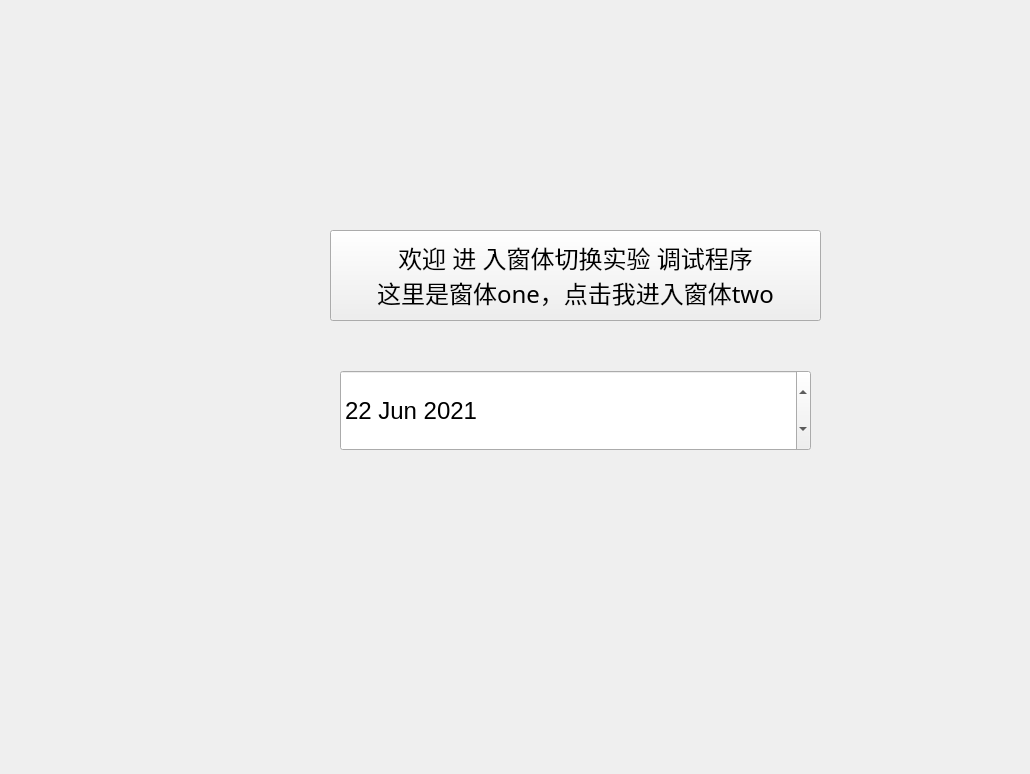
<?xml version="1.0" encoding="UTF-8"?>
<ui version="4.0">
 <class>Form</class>
 <widget class="QWidget" name="Form">
  <property name="geometry">
   <rect>
    <x>0</x>
    <y>0</y>
    <width>1030</width>
    <height>774</height>
   </rect>
  </property>
  <property name="font">
   <font>
    <family>黑体</family>
    <pointsize>18</pointsize>
   </font>
  </property>
  <property name="windowTitle">
   <string>Form</string>
  </property>
  <property name="styleSheet">
   <string notr="true">border-top-color: rgb(0, 255, 255);</string>
  </property>
  <widget class="QDateEdit" name="dateEdit">
   <property name="geometry">
    <rect>
     <x>340</x>
     <y>370</y>
     <width>471</width>
     <height>81</height>
    </rect>
   </property>
   <property name="font">
    <font>
     <family>Arial</family>
     <pointsize>18</pointsize>
    </font>
   </property>
   <property name="dateTime">
    <datetime>
     <hour>18</hour>
     <minute>18</minute>
     <second>18</second>
     <year>2021</year>
     <month>6</month>
     <day>22</day>
    </datetime>
   </property>
  </widget>
  <widget class="QPushButton" name="pushButton">
   <property name="geometry">
    <rect>
     <x>330</x>
     <y>230</y>
     <width>491</width>
     <height>91</height>
    </rect>
   </property>
   <property name="font">
    <font>
     <family>黑体</family>
     <pointsize>18</pointsize>
    </font>
   </property>
   <property name="text">
    <string>欢迎 进 入窗体切换实验 调试程序
这里是窗体one，点击我进入窗体two</string>
   </property>
  </widget>
 </widget>
 <resources/>
 <connections/>
</ui>
